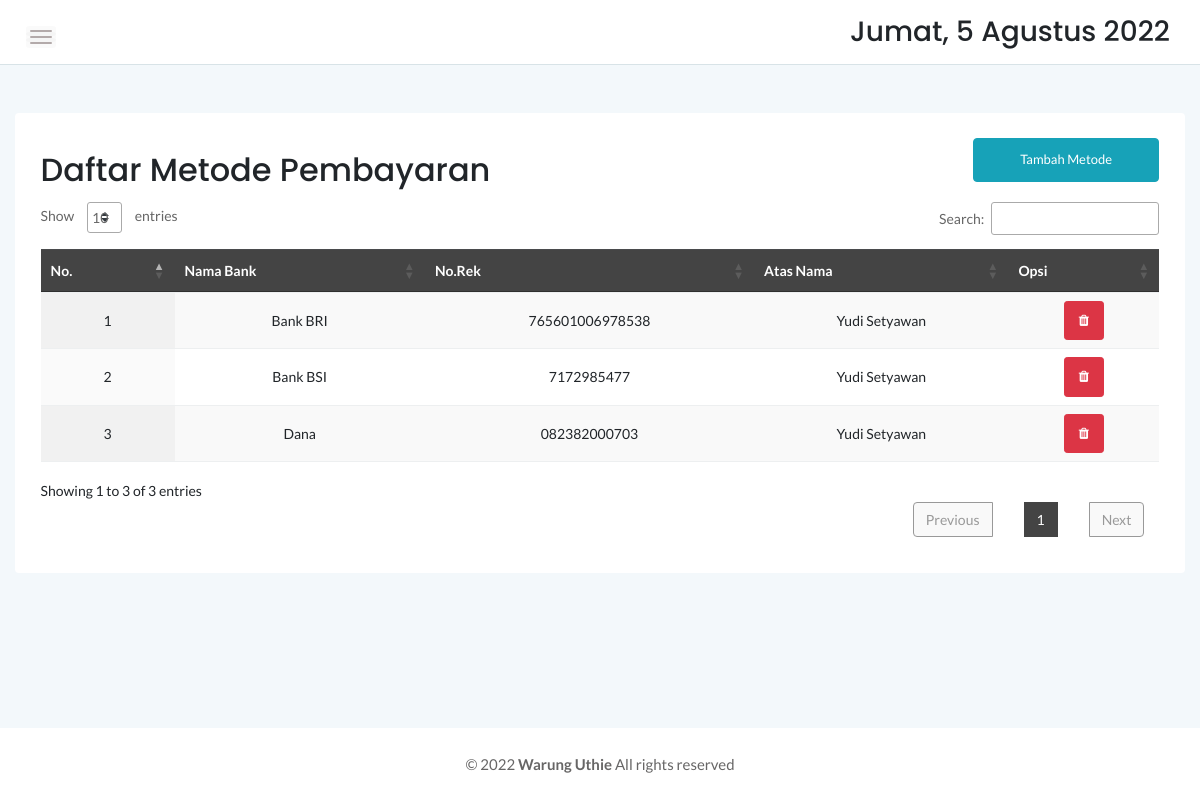
The app's page /admin/pembayaran.php (signed in) with its own data.
### tables this page shows
CREATE TABLE `pembayaran` (
  `no` int(11) NOT NULL,
  `metode` varchar(25) NOT NULL,
  `norek` varchar(25) NOT NULL,
  `an` varchar(20) NOT NULL
);

CREATE TABLE `config` (
  `id_config` int(11) NOT NULL,
  `nama` varchar(254) NOT NULL,
  `alamat` text NOT NULL,
  `email` varchar(100) NOT NULL,
  `nohp` varchar(20) NOT NULL,
  `tagline` varchar(254) NOT NULL,
  `ongkir` int(11) NOT NULL
);

### dbconnect.php (called while the page is built, shortened)
<?php
$conn = mysqli_connect("localhost","root","","tokosaw");
$sqlweb = mysqli_query($conn,"SELECT * FROM config ");
$web 	= mysqli_fetch_assoc($sqlweb);
?>

### admin/pembayaran.php (the view, shortened to what this page needs)
<?php
	include '../dbconnect.php';
	?>
<!doctype html>
<html class="no-js" lang="en">
<head>
    <?php include 'include/header.php';?>
            <div class="main-content-inner">
                <div class="row mt-5 mb-5">
                    <div class="col-12">
                        <div class="card">
                            <div class="card-body">
                                <div class="d-sm-flex justify-content-between align-items-center">
									<h2>Daftar Metode Pembayaran</h2>
									<button style="margin-bottom:20px" data-toggle="modal" data-target="#myModal" class="btn btn-info col-md-2">Tambah Metode</button>
                                </div>
                                    <div class="data-tables datatable-dark">
										 <table id="dataTable3" class="display text-center" style="width:100%"><thead class="thead-dark">
											<tr>
												<th>No.</th>
												<th>Nama Bank</th>
												<th>No.Rek</th>
												<th>Atas Nama</th>
												<th>Opsi</th>
											</tr></thead><tbody>
											<?php
											$brgs=mysqli_query($conn,"SELECT * from pembayaran order by no ASC");
											$no=1;
											while($p=mysqli_fetch_array($brgs)){
												?>
												<tr>
													<td><?php echo $no++ ?></td>
													<td><?php echo $p['metode'] ?></td>
													<td><?php echo $p['norek'] ?></td>
													<td><?php echo $p['an'] ?></td>
													<td>
														<a onclick="return confirm('apakah anda yakin ingin menghapus data ini?')" href="pembayaran.php?delete&&id=<?=$p['no']?>" class="btn btn-danger btn-sm"><span class="fa fa-trash"></span></a>
													</td>
												</tr>
												<?php
											}
											?>
										</tbody>
										</table>
                                    </div>
								 </div>
                            </div>
                        </div>
                    </div>
                </div>
            </div>
            <?php include 'include/footer.php';?>
        </div>
</body>
</html>

### admin/include/footer.php
<footer>
    <div class="footer-area">
        <p>© <?=date('Y')?> <b><?=$web['nama']?></b> All rights reserved</p>
    </div>
</footer>

### admin/assets/css/styles.css (style rules this page uses)
.card { border: none; border-radius: 4px; background-color: #fff; -webkit-transition: all 0.3s ease 0s; transition: all 0.3s ease 0s; }
.card-body { padding: 25.6px; padding: 1.6rem; }
.main-content-inner { padding: 0 30px 50px; }
.footer-area { text-align: center; padding: 23px 0 19px; background: #fff; }
.footer-area p { color: #676666; margin-bottom: 0; }
.btn { padding: 11px 17px; font-size: 13px; letter-spacing: 0; }
.btn-sm { padding: 9px 14px; }
table tr th { border-bottom: none; }
table tr th, table tr td { border-top: 1px solid rgba(120, 130, 140, 0.13) !important; }
table.dataTable.no-footer { border-bottom: 1px solid rgba(120, 130, 140, 0.13) !important; }
table.dataTable thead th, table.dataTable thead td { border-bottom-color: transparent; }
.datatable-dark thead { background: #444; color: #fff; }

### admin/assets/css/responsive.css (style rules this page uses)
@media (min-width: 1200px) and (max-width: 1364px) { .main-content-inner { padding: 0 15px 50px; } }

### records on screen
pembayaran: metode "Bank BRI", norek "765601006978538", an "Yudi Setyawan"
pembayaran: metode "Bank BSI", norek "7172985477", an "Yudi Setyawan"
pembayaran: metode "Dana", norek "082382000703", an "Yudi Setyawan"
config: nama "Warung Uthie"
